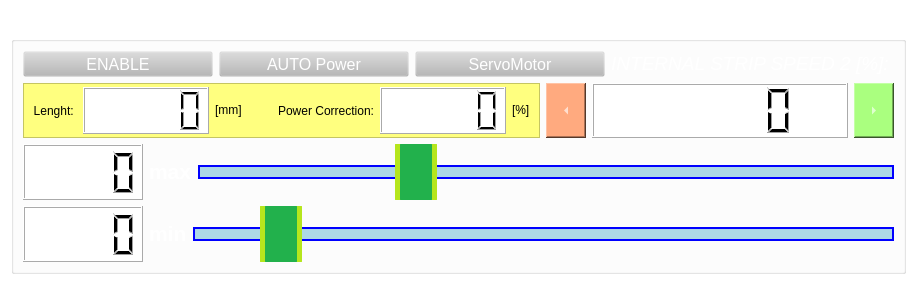
          <widget class="QWidget" name="pageSet_Gen2">
           <property name="styleSheet">
            <string notr="true">background-color: rgba(0, 0, 0, 0%);</string>
           </property>
           <layout class="QVBoxLayout" name="verticalLayout_8">
            <item>
             <widget class="QGroupBox" name="groupSetupGen2_2">
              <property name="font">
               <font>
                <pointsize>16</pointsize>
                <italic>true</italic>
               </font>
              </property>
              <property name="styleSheet">
               <string notr="true">color: rgb(255, 255, 255);
background-color: rgba(255, 255, 255, 0%);</string>
              </property>
              <property name="title">
               <string>Internall Welding G2:</string>
              </property>
              <layout class="QVBoxLayout" name="verticalLayout_9">
               <item>
                <layout class="QHBoxLayout" name="horizontalLayout_8">
                 <item>
                  <widget class="QToolButton" name="tbtEnableGen2">
                   <property name="sizePolicy">
                    <sizepolicy hsizetype="Fixed" vsizetype="Fixed">
                     <horstretch>0</horstretch>
                     <verstretch>0</verstretch>
                    </sizepolicy>
                   </property>
                   <property name="minimumSize">
                    <size>
                     <width>190</width>
                     <height>0</height>
                    </size>
                   </property>
                   <property name="maximumSize">
                    <size>
                     <width>190</width>
                     <height>16777215</height>
                    </size>
                   </property>
                   <property name="font">
                    <font>
                     <pointsize>12</pointsize>
                     <weight>50</weight>
                     <bold>false</bold>
                    </font>
                   </property>
                   <property name="styleSheet">
                    <string notr="true">color:white;
background-color: rgba(184, 184, 184, 0%);</string>
                   </property>
                   <property name="text">
                    <string>ENABLE</string>
                   </property>
                   <property name="icon">
                    <iconset resource="icones.qrc">
                     <normaloff>:/new/prefix1/Icones/switchOFF_Trans.png</normaloff>
                     <normalon>:/new/prefix1/Icones/switchON_Trans.png</normalon>:/new/prefix1/Icones/switchOFF_Trans.png</iconset>
                   </property>
                   <property name="iconSize">
                    <size>
                     <width>80</width>
                     <height>36</height>
                    </size>
                   </property>
                   <property name="checkable">
                    <bool>true</bool>
                   </property>
                   <property name="toolButtonStyle">
                    <enum>Qt::ToolButtonTextBesideIcon</enum>
                   </property>
                   <property name="autoRaise">
                    <bool>false</bool>
                   </property>
                  </widget>
                 </item>
                 <item>
                  <widget class="QToolButton" name="tbtEnablePower2">
                   <property name="sizePolicy">
                    <sizepolicy hsizetype="Fixed" vsizetype="Fixed">
                     <horstretch>0</horstretch>
                     <verstretch>0</verstretch>
                    </sizepolicy>
                   </property>
                   <property name="minimumSize">
                    <size>
                     <width>190</width>
                     <height>0</height>
                    </size>
                   </property>
                   <property name="maximumSize">
                    <size>
                     <width>190</width>
                     <height>16777215</height>
                    </size>
                   </property>
                   <property name="font">
                    <font>
                     <pointsize>12</pointsize>
                    </font>
                   </property>
                   <property name="styleSheet">
                    <string notr="true">color: white;
background-color: rgba(184, 184, 184, 0%);</string>
                   </property>
                   <property name="text">
                    <string>AUTO Power</string>
                   </property>
                   <property name="icon">
                    <iconset resource="icones.qrc">
                     <normaloff>:/new/prefix1/Icones/switchOFF_Trans.png</normaloff>
                     <normalon>:/new/prefix1/Icones/switchON_Trans.png</normalon>:/new/prefix1/Icones/switchOFF_Trans.png</iconset>
                   </property>
                   <property name="iconSize">
                    <size>
                     <width>80</width>
                     <height>36</height>
                    </size>
                   </property>
                   <property name="checkable">
                    <bool>true</bool>
                   </property>
                   <property name="toolButtonStyle">
                    <enum>Qt::ToolButtonTextBesideIcon</enum>
                   </property>
                  </widget>
                 </item>
                 <item>
                  <widget class="QToolButton" name="tbtEnableMotor2">
                   <property name="sizePolicy">
                    <sizepolicy hsizetype="Fixed" vsizetype="Fixed">
                     <horstretch>0</horstretch>
                     <verstretch>0</verstretch>
                    </sizepolicy>
                   </property>
                   <property name="minimumSize">
                    <size>
                     <width>190</width>
                     <height>0</height>
                    </size>
                   </property>
                   <property name="maximumSize">
                    <size>
                     <width>190</width>
                     <height>16777215</height>
                    </size>
                   </property>
                   <property name="font">
                    <font>
                     <pointsize>12</pointsize>
                    </font>
                   </property>
                   <property name="styleSheet">
                    <string notr="true">color: white;
background-color: rgba(184, 184, 184, 0%);</string>
                   </property>
                   <property name="text">
                    <string>ServoMotor</string>
                   </property>
                   <property name="icon">
                    <iconset resource="icones.qrc">
                     <normaloff>:/new/prefix1/Icones/switchOFF_Trans.png</normaloff>
                     <normalon>:/new/prefix1/Icones/switchON_Trans.png</normalon>:/new/prefix1/Icones/switchOFF_Trans.png</iconset>
                   </property>
                   <property name="iconSize">
                    <size>
                     <width>80</width>
                     <height>36</height>
                    </size>
                   </property>
                   <property name="checkable">
                    <bool>true</bool>
                   </property>
                   <property name="toolButtonStyle">
                    <enum>Qt::ToolButtonTextBesideIcon</enum>
                   </property>
                  </widget>
                 </item>
                 <item>
                  <widget class="QLabel" name="label_9">
                   <property name="sizePolicy">
                    <sizepolicy hsizetype="Preferred" vsizetype="Fixed">
                     <horstretch>0</horstretch>
                     <verstretch>0</verstretch>
                    </sizepolicy>
                   </property>
                   <property name="font">
                    <font>
                     <pointsize>14</pointsize>
                     <weight>50</weight>
                     <italic>true</italic>
                     <bold>false</bold>
                    </font>
                   </property>
                   <property name="text">
                    <string>INTERNAL STRIP SPEED 2 [%]: </string>
                   </property>
                   <property name="alignment">
                    <set>Qt::AlignRight|Qt::AlignTrailing|Qt::AlignVCenter</set>
                   </property>
                  </widget>
                 </item>
                </layout>
               </item>
               <item>
                <layout class="QHBoxLayout" name="horizontalLayout_11">
                 <item>
                  <layout class="QVBoxLayout" name="verticalLayout_7">
                   <item>
                    <layout class="QHBoxLayout" name="horizontalLayout_2">
                     <item>
                      <widget class="QFrame" name="frame_3">
                       <property name="styleSheet">
                        <string notr="true">background-color: rgb(255, 255, 0);
background-color: rgb(255, 255, 127);</string>
                       </property>
                       <property name="frameShape">
                        <enum>QFrame::StyledPanel</enum>
                       </property>
                       <property name="frameShadow">
                        <enum>QFrame::Raised</enum>
                       </property>
                       <layout class="QHBoxLayout" name="horizontalLayout_15">
                        <property name="topMargin">
                         <number>3</number>
                        </property>
                        <property name="bottomMargin">
                         <number>3</number>
                        </property>
                        <item>
                         <widget class="QLabel" name="label_12">
                          <property name="sizePolicy">
                           <sizepolicy hsizetype="Fixed" vsizetype="Preferred">
                            <horstretch>0</horstretch>
                            <verstretch>0</verstretch>
                           </sizepolicy>
                          </property>
                          <property name="styleSheet">
                           <string notr="true">color: rgb(0, 0, 0);</string>
                          </property>
                          <property name="text">
                           <string>Lenght: </string>
                          </property>
                          <property name="alignment">
                           <set>Qt::AlignRight|Qt::AlignTrailing|Qt::AlignVCenter</set>
                          </property>
                         </widget>
                        </item>
                        <item>
                         <widget class="QLCDNumber" name="lcdLenghtCor2">
                          <property name="styleSheet">
                           <string notr="true">color: black;
background-color: rgb(255, 255, 255);</string>
                          </property>
                         </widget>
                        </item>
                        <item>
                         <widget class="QLabel" name="label_23">
                          <property name="sizePolicy">
                           <sizepolicy hsizetype="Fixed" vsizetype="Fixed">
                            <horstretch>0</horstretch>
                            <verstretch>0</verstretch>
                           </sizepolicy>
                          </property>
                          <property name="styleSheet">
                           <string notr="true">color: rgb(0, 0, 0);</string>
                          </property>
                          <property name="text">
                           <string>[mm]</string>
                          </property>
                         </widget>
                        </item>
                        <item>
                         <widget class="QLabel" name="label_10">
                          <property name="styleSheet">
                           <string notr="true">color: rgb(0, 0, 0);</string>
                          </property>
                          <property name="text">
                           <string>Power Correction:</string>
                          </property>
                          <property name="alignment">
                           <set>Qt::AlignRight|Qt::AlignTrailing|Qt::AlignVCenter</set>
                          </property>
                         </widget>
                        </item>
                        <item>
                         <widget class="QLCDNumber" name="lcdPowerCor2">
                          <property name="styleSheet">
                           <string notr="true">color: black;
background-color: white;</string>
                          </property>
                         </widget>
                        </item>
                        <item>
                         <widget class="QLabel" name="label_24">
                          <property name="sizePolicy">
                           <sizepolicy hsizetype="Fixed" vsizetype="Fixed">
                            <horstretch>0</horstretch>
                            <verstretch>0</verstretch>
                           </sizepolicy>
                          </property>
                          <property name="styleSheet">
                           <string notr="true">color: rgb(0, 0, 0);</string>
                          </property>
                          <property name="text">
                           <string>[%]</string>
                          </property>
                         </widget>
                        </item>
                       </layout>
                      </widget>
                     </item>
                     <item>
                      <widget class="QToolButton" name="nIS">
                       <property name="styleSheet">
                        <string notr="true">background-color: rgb(255, 170, 127);</string>
                       </property>
                       <property name="text">
                        <string>...</string>
                       </property>
                       <property name="iconSize">
                        <size>
                         <width>32</width>
                         <height>48</height>
                        </size>
                       </property>
                       <property name="arrowType">
                        <enum>Qt::LeftArrow</enum>
                       </property>
                      </widget>
                     </item>
                     <item>
                      <widget class="QLCDNumber" name="lcdIntRollDiameter">
                       <property name="minimumSize">
                        <size>
                         <width>0</width>
                         <height>50</height>
                        </size>
                       </property>
                       <property name="maximumSize">
                        <size>
                         <width>256</width>
                         <height>16777215</height>
                        </size>
                       </property>
                       <property name="styleSheet">
                        <string notr="true">color: black;
background-color: white;</string>
                       </property>
                       <property name="smallDecimalPoint">
                        <bool>true</bool>
                       </property>
                      </widget>
                     </item>
                     <item>
                      <widget class="QToolButton" name="pIS">
                       <property name="styleSheet">
                        <string notr="true">background-color: rgb(170, 255, 127);</string>
                       </property>
                       <property name="text">
                        <string>...</string>
                       </property>
                       <property name="iconSize">
                        <size>
                         <width>32</width>
                         <height>48</height>
                        </size>
                       </property>
                       <property name="arrowType">
                        <enum>Qt::RightArrow</enum>
                       </property>
                      </widget>
                     </item>
                    </layout>
                   </item>
                  </layout>
                 </item>
                </layout>
               </item>
               <item>
                <layout class="QHBoxLayout" name="horizontalLayout_9">
                 <item>
                  <widget class="QLCDNumber" name="lcdMaxGen2">
                   <property name="sizePolicy">
                    <sizepolicy hsizetype="Minimum" vsizetype="Minimum">
                     <horstretch>0</horstretch>
                     <verstretch>0</verstretch>
                    </sizepolicy>
                   </property>
                   <property name="minimumSize">
                    <size>
                     <width>120</width>
                     <height>50</height>
                    </size>
                   </property>
                   <property name="styleSheet">
                    <string notr="true">color: black;
background-color: white;</string>
                   </property>
                   <property name="smallDecimalPoint">
                    <bool>true</bool>
                   </property>
                   <property name="digitCount">
                    <number>4</number>
                   </property>
                  </widget>
                 </item>
                 <item>
                  <widget class="QLabel" name="label_22">
                   <property name="sizePolicy">
                    <sizepolicy hsizetype="Preferred" vsizetype="Fixed">
                     <horstretch>0</horstretch>
                     <verstretch>0</verstretch>
                    </sizepolicy>
                   </property>
                   <property name="font">
                    <font>
                     <pointsize>16</pointsize>
                     <weight>75</weight>
                     <bold>true</bold>
                    </font>
                   </property>
                   <property name="text">
                    <string>max</string>
                   </property>
                  </widget>
                 </item>
                 <item>
                  <widget class="QSlider" name="slideMaxGen2">
                   <property name="sizePolicy">
                    <sizepolicy hsizetype="Expanding" vsizetype="Preferred">
                     <horstretch>0</horstretch>
                     <verstretch>0</verstretch>
                    </sizepolicy>
                   </property>
                   <property name="maximumSize">
                    <size>
                     <width>16777215</width>
                     <height>16777215</height>
                    </size>
                   </property>
                   <property name="styleSheet">
                    <string notr="true">QSlider{
	min-height: 56px;
	background-color:rgba(255,255,255,0%);

}
QSlider::groove:horizontal{
	border: 2px solid blue;
	height: 10px;
	background: lightblue;
	margin: 0 0px;
}
QSlider::handle:horizontal{
	background: #22B14C;
	border: 5px solid #B5E61D;
	width: 32px;
	margin: -32px -1px;
	border-radius:10px;
}</string>
                   </property>
                   <property name="minimum">
                    <number>20</number>
                   </property>
                   <property name="maximum">
                    <number>120</number>
                   </property>
                   <property name="value">
                    <number>50</number>
                   </property>
                   <property name="orientation">
                    <enum>Qt::Horizontal</enum>
                   </property>
                  </widget>
                 </item>
                </layout>
               </item>
               <item>
                <layout class="QHBoxLayout" name="horizontalLayout_10">
                 <item>
                  <widget class="QLCDNumber" name="lcdMinGen2">
                   <property name="minimumSize">
                    <size>
                     <width>120</width>
                     <height>50</height>
                    </size>
                   </property>
                   <property name="styleSheet">
                    <string notr="true">color: black;
background-color: white;</string>
                   </property>
                   <property name="smallDecimalPoint">
                    <bool>true</bool>
                   </property>
                   <property name="digitCount">
                    <number>4</number>
                   </property>
                  </widget>
                 </item>
                 <item>
                  <widget class="QLabel" name="label_18">
                   <property name="sizePolicy">
                    <sizepolicy hsizetype="Preferred" vsizetype="Fixed">
                     <horstretch>0</horstretch>
                     <verstretch>0</verstretch>
                    </sizepolicy>
                   </property>
                   <property name="font">
                    <font>
                     <pointsize>16</pointsize>
                     <weight>75</weight>
                     <bold>true</bold>
                    </font>
                   </property>
                   <property name="text">
                    <string>min</string>
                   </property>
                  </widget>
                 </item>
                 <item>
                  <widget class="QSlider" name="slideMinGen2">
                   <property name="sizePolicy">
                    <sizepolicy hsizetype="Expanding" vsizetype="Preferred">
                     <horstretch>0</horstretch>
                     <verstretch>0</verstretch>
                    </sizepolicy>
                   </property>
                   <property name="maximumSize">
                    <size>
                     <width>16777215</width>
                     <height>16777215</height>
                    </size>
                   </property>
                   <property name="styleSheet">
                    <string notr="true">QSlider{
	min-height: 56px;
	background-color:rgba(255,255,255,0%);

}
QSlider::groove:horizontal{
	border: 2px solid blue;
	height: 10px;
	background: lightblue;
	margin: 0 0px;
}
QSlider::handle:horizontal{
	background: #22B14C;
	border: 5px solid #B5E61D;
	width: 32px;
	margin: -32px -1px;
	border-radius:10px;
}</string>
                   </property>
                   <property name="minimum">
                    <number>20</number>
                   </property>
                   <property name="maximum">
                    <number>120</number>
                   </property>
                   <property name="value">
                    <number>30</number>
                   </property>
                   <property name="orientation">
                    <enum>Qt::Horizontal</enum>
                   </property>
                  </widget>
                 </item>
                </layout>
               </item>
              </layout>
             </widget>
            </item>
           </layout>
          </widget>
